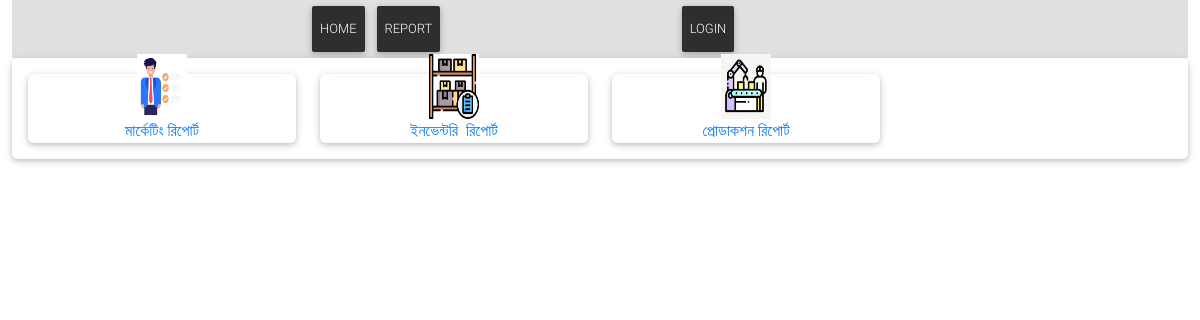
The page /report/ on the database its author committed.
### Report/models.py (models this page shows, shortened)
class Post(models.Model):
    title = models.CharField(max_length=200, unique=True)
    slug = models.SlugField(max_length=200, unique=True)
    author = models.ForeignKey(User, on_delete= models.CASCADE,related_name='blog_posts')
    updated_on = models.DateTimeField(auto_now= True)
    content = HTMLField() # Change This Line
    created_on = models.DateTimeField(auto_now_add=True)
    status = models.IntegerField(choices=STATUS, default=0)
    logo = models.ImageField(upload_to='reportlogo/', null=True, blank=True)
    class Meta:
        ordering = ['-created_on']

### Report/views.py (the view)
# urls.py: path('', views.post_list, name='post_list'),
def post_list(request):
    posts = Post.objects.filter(status=1).order_by('-created_on')
    return render(request, 'post_list.html', {'posts': posts})

### Report/templates/post_list.html
{% extends 'basereport.html' %}
{% load static %}
{% block content %}
<section class="section card mb-5">
    <div class="card-body">
        <div class="row">
            {% for post in posts %}
            <div class="col-xl-3 col-md-6 mb-xl-0 mb-4">
        <div class="card card-cascade cascading-admin-card">
            <div class="admin-up text-center">
                {% if post.logo %}
                <img src="{{ post.logo.url }}" alt="{{ post.title }} Logo" width="50" height="65">
                {% endif %}
              <div class="data">
               <a href="{% url 'post_detail' post.slug %}">{{ post.title }}</a>
              </div>
            </div>
          </div>
        </div>
            {% empty %}
            <p>No posts available.</p>
            {% endfor %}
        </div>
</div>
</section>
{% endblock %}

### templates/basereport.html (style rules this page uses)
.cascading-admin-card .admin-up { margin-left: 4%; margin-right: 4%; margin-top: -1.25rem; }

### rows shown on the page
Post: logo (picture), title "মার্কেটিং রিপোর্ট"
Post: logo (picture), title "ইনভেন্টরি রিপোর্ট"
Post: logo (picture), title "প্রোডাকশন রিপোর্ট"
